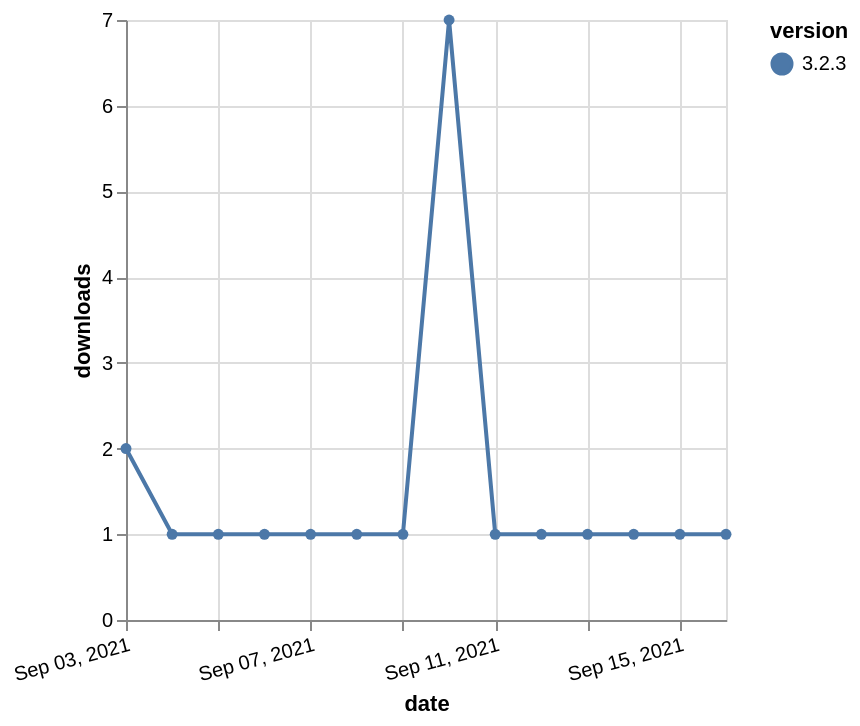

Write a Vega-Lite specification for this figure.
### Vega-Lite specification from a JSON file in a GitHub repository (floating-point values rounded to 4 significant figures)
{"$schema": "https://vega.github.io/schema/vega-lite/v5.json", "description": "A simple bar chart with embedded data.", "data": {"values": [{"date": "2021-09-03", "total": 489, "delta": 2, "version": "3.2.3"}, {"date": "2021-09-04", "total": 490, "delta": 1, "version": "3.2.3"}, {"date": "2021-09-05", "total": 491, "delta": 1, "version": "3.2.3"}, {"date": "2021-09-06", "total": 492, "delta": 1, "version": "3.2.3"}, {"date": "2021-09-07", "total": 493, "delta": 1, "version": "3.2.3"}, {"date": "2021-09-08", "total": 494, "delta": 1, "version": "3.2.3"}, {"date": "2021-09-09", "total": 495, "delta": 1, "version": "3.2.3"}, {"date": "2021-09-10", "total": 502, "delta": 7, "version": "3.2.3"}, {"date": "2021-09-11", "total": 503, "delta": 1, "version": "3.2.3"}, {"date": "2021-09-12", "total": 504, "delta": 1, "version": "3.2.3"}, {"date": "2021-09-13", "total": 505, "delta": 1, "version": "3.2.3"}, {"date": "2021-09-14", "total": 506, "delta": 1, "version": "3.2.3"}, {"date": "2021-09-15", "total": 507, "delta": 1, "version": "3.2.3"}, {"date": "2021-09-16", "total": 508, "delta": 1, "version": "3.2.3"}]}, "width": "container", "mark": {"type": "line", "point": {"filled": true}}, "encoding": {"x": {"field": "date", "type": "temporal", "timeUnit": "yearmonthdate", "title": "date", "axis": {"labelAngle": -15}}, "y": {"field": "delta", "type": "quantitative", "title": "downloads"}, "color": {"field": "version", "type": "nominal"}, "tooltip": {"field": "delta"}}}
